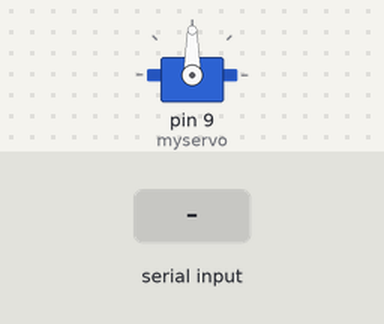
Simulated run of this sketch. Board: Arduino Uno, built with avr-gcc and run on an emulated ATmega328P. Parts: servo. Inputs (shaded band) come from the test bench. What the sketch prints to the serial monitor is not drawn.

Above: at 1.2 s.
1.3 s: "1" received over Serial
At 4.3 s:
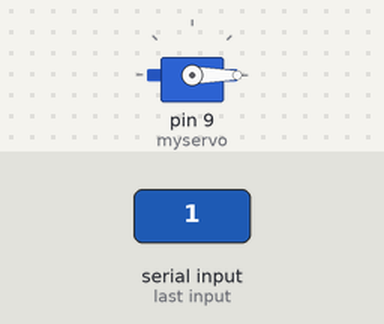
At 7.9 s:
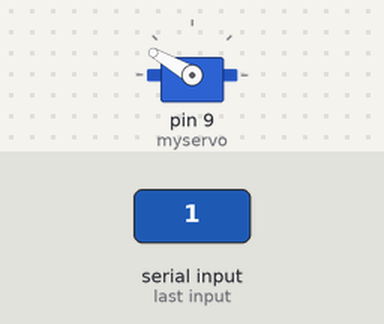
Timing chart, 0 to 9.4 s (numbered marks = the images above; inputs shaded):
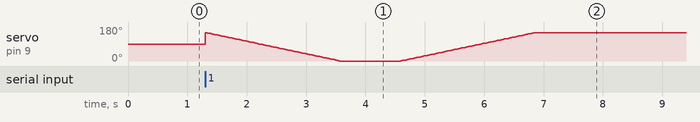

The sketch:

motor.ino
```cpp
#include <Servo.h>

Servo myservo;  // create servo object to control a servo
// twelve servo objects can be created on most boards

int pos = 0;    // variable to store the servo position
int dispense = 0;
void setup() {
  myservo.attach(9);  // attaches the servo on pin 9 to the servo object
  Serial.begin(9600); // set the baud rate
  Serial.println("Ready"); // print "Ready" once
 }

void loop() {
  char inByte = ' ';
  if(Serial.available()){
    char dispense = Serial.read();
    if (dispense == '1') {
      down();
      dispense = '0';
      delay(1000);
      up();
    }
   }
  delay(0.1); // delay for 1/10 of a second
}


void down() {
  for (pos = 150; pos >= 0; pos -= 1) { // goes from 180 degrees to 0 degrees
    myservo.write(pos);              // tell servo to go to position in variable 'pos'
    delay(15);                       // waits 15ms for the servo to reach the position
  }
}

void up() {
   for (pos = 0; pos <= 150; pos += 1) { // goes from 0 degrees to 180 degrees
    // in steps of 1 degree
    myservo.write(pos);              // tell servo to go to position in variable 'pos'
    delay(15);                       // waits 15ms for the servo to reach the position
  }
}
```
